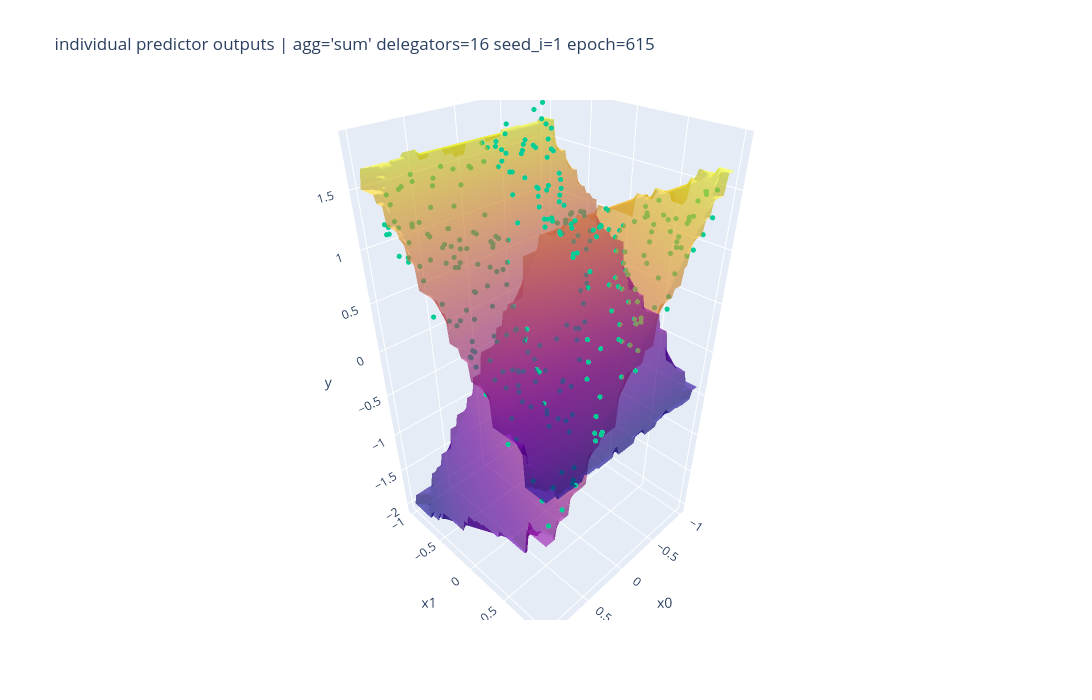

Notebook source saved alongside this figure:
### Code cell
import plotly.graph_objects as go

def plot_predictor_planes(
    data,
    system,
    agg="sum",
    delegators=3,
    seed_i=0,
    epoch="best",
    grid_n=80,
    show_data=True,
):
    t = pick(data, agg, delegators)
    e = epoch_id(t, system, seed_i, epoch)

    x = system.x
    preds = t["predictions.predictions"][e, seed_i]

    u = np.linspace(-1, 1, grid_n)
    X0, X1 = np.meshgrid(u, u)
    pts = np.c_[X0.ravel(), X1.ravel()]

    fig = go.Figure()

    for i in range(preds.shape[-1]):
        Z = interp(x, preds[:, i], pts).reshape(X0.shape)
        fig.add_trace(go.Surface(
            x=X0,
            y=X1,
            z=Z,
            opacity=0.65,
            showscale=False,
            name=f"predictor {i}",
        ))

    if show_data:
        fig.add_trace(go.Scatter3d(
            x=x[:, 0],
            y=x[:, 1],
            z=system.y,
            mode="markers",
            marker=dict(size=3),
            name="data",
        ))

    fig.update_layout(
        title=f"individual predictor outputs | {agg=} {delegators=} {seed_i=} epoch={e}",
        scene=dict(
            xaxis_title="x0",
            yaxis_title="x1",
            zaxis_title="y",
        ),
        width=1200,
        height=700,
    )

    fig.show()
    return fig, e


plot_predictor_planes(data, system, agg="sum", delegators=16, seed_i=1, epoch="best")

### Figure 1 — Plotly figure (JSON) as saved in the notebook; plotly's stock layout.template omitted (floating-point values rounded to 4 significant figures; data arrays with more than 128 entries replaced by an {"elided": "..."} marker saying what was removed)
{"data": [{"name": "predictor 0", "opacity": 0.65, "showscale": false, "type": "surface", "x": {"elided": "80x80 float values"}, "y": {"elided": "80x80 float values"}, "z": {"elided": "80x80 float values"}}, {"name": "predictor 1", "opacity": 0.65, "showscale": false, "type": "surface", "x": {"elided": "80x80 float values"}, "y": {"elided": "80x80 float values"}, "z": {"elided": "80x80 float values"}}, {"marker": {"size": 3}, "mode": "markers", "name": "data", "type": "scatter3d", "x": {"elided": "300 float values"}, "y": {"elided": "300 float values"}, "z": {"elided": "300 float values"}}], "layout": {"height": 700, "scene": {"xaxis": {"title": {"text": "x0"}}, "yaxis": {"title": {"text": "x1"}}, "zaxis": {"title": {"text": "y"}}}, "title": {"text": "individual predictor outputs | agg='sum' delegators=16 seed_i=1 epoch=615"}, "width": 1200}}
